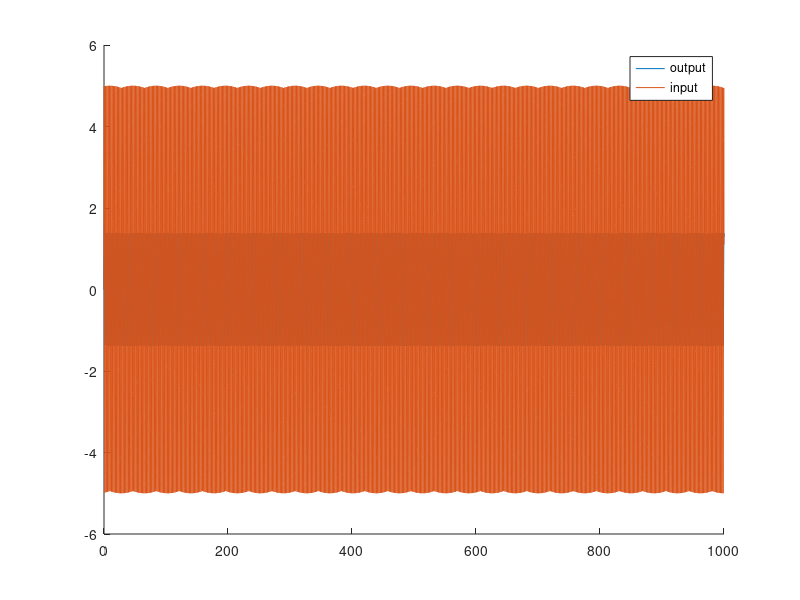

Reproduce this figure in MATLAB. (Note: this script raises an error after producing the figure.)
clc;
clear;
close all;

% the parameters I want to estimate
a = 2; b = 1;

% input
u = @(t) 5*sin(3*t);

% output
start = 0; step = 0.1; 
t = start:step:1000;
dx = @(t,x) -a*x + b*u(t);
[t, x] = ode45(dx,t,0);

% convert vector to function of time
x = @(t) x(round((t - start)/step + 1));

% plot
figure,hold on
plot(t,x(t)),plot(t,u(t)),legend('output','input')

% learning rate
gamma = 0.1; 

% the root of the stable filter
eig = -1; 

% find input of linearized model
dPhi1 = @(t,phi) eig*phi + x(t);
dPhi2 = @(t,phi) eig*phi + u(t);
[t, phi1] = ode45(dPhi1,t,0);
[t, phi2] = ode45(dPhi2,t,0);

% convert vectors to function of time
phi1 = @(t) phi1(round((t - start)/step + 1));
phi2 = @(t) phi2(round((t - start)/step + 1));

[t, thetaHat] = ode45(@(t,theta)diffSystem(t,theta,phi1,phi2,x,gamma),t,[0 0]);
aHat = -eig -thetaHat(:,1);
bHat = thetaHat(:,2);

figure
hold on
plot(t,aHat),plot(t,bHat),legend('a','b')

function dtheta = diffSystem(t,theta,phi1,phi2,x,gamma)

% thetaDot = gamma*error*phi
error = x(t) - theta(1)*phi1(t) - theta(2)*phi2(t);
dtheta(1) = gamma*error*phi1(t);
dtheta(2) = gamma*error*phi2(t);

dtheta = dtheta';

end








